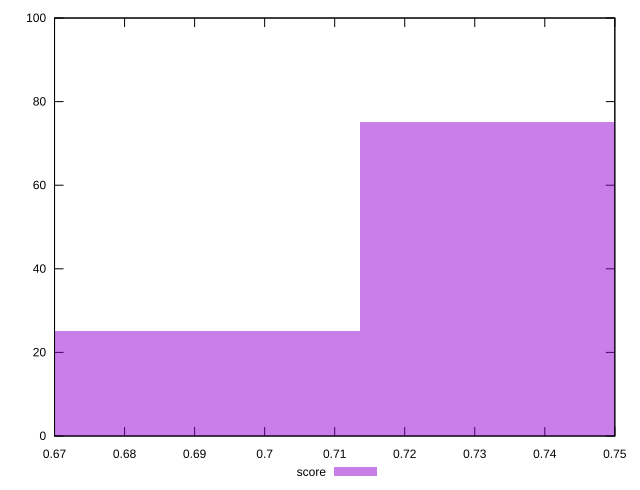

The gnuplot source for this figure:
reset

$score <<EOF
0.7512234787851817 75
0.6761011309066635 25
EOF

set key outside below
set boxwidth 0.07512234787851817
set xrange [0.67:0.75]
set yrange [0:100]
set trange [0:100]
set style fill transparent solid 0.5 noborder
set terminal svg size 640, 490 enhanced background rgb 'white'
set output "report_00009_2021-02-08T22-37-41.559Z/uses-text-compression/samples/pages+cached+noadtech+nomedia+nocss/score/histogram.svg"

plot $score title "score" with boxes

reset
